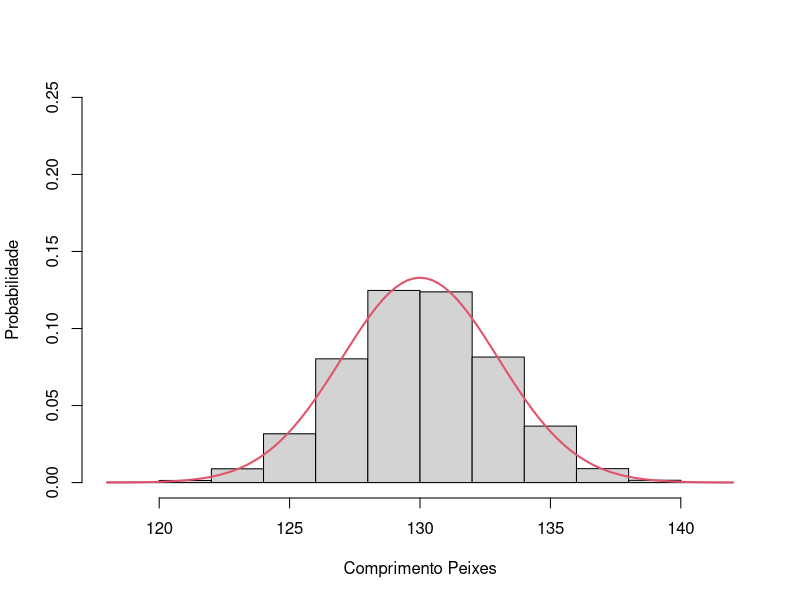
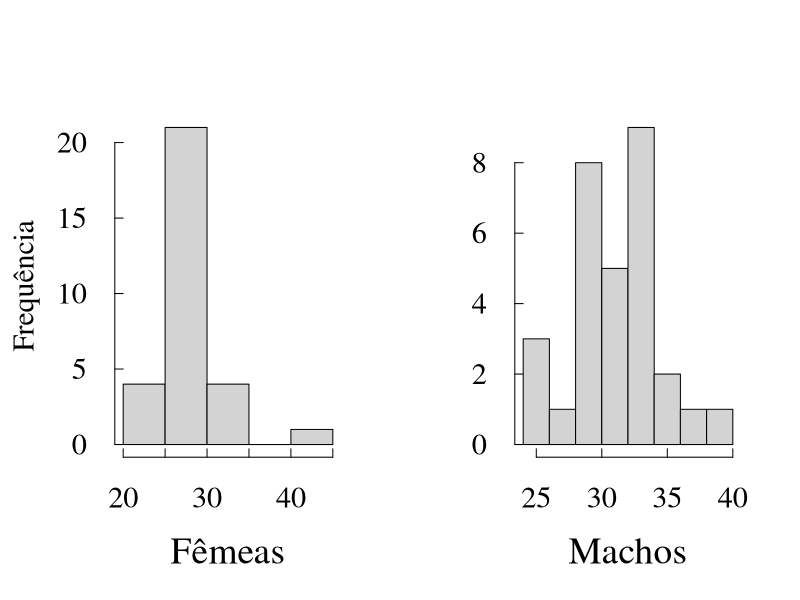
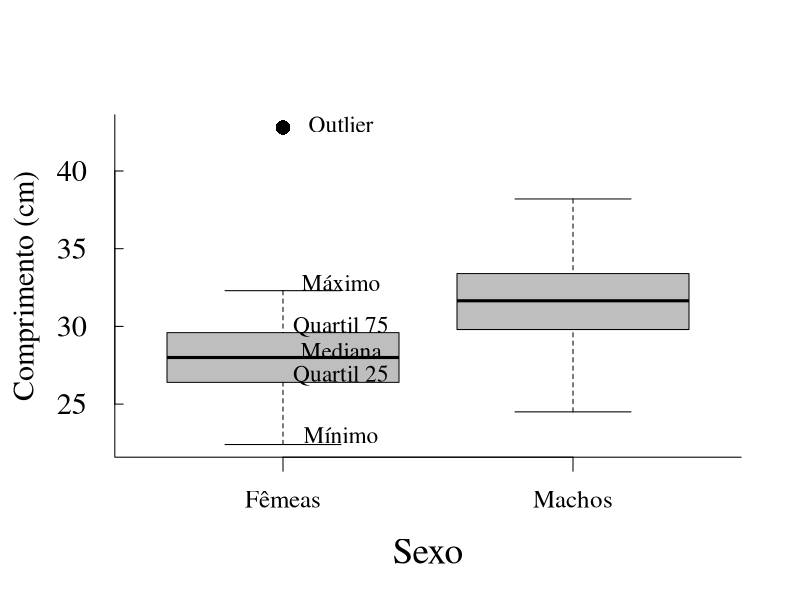

The R script that drew these images, in order: (Note: this script raises an error after producing the figures.)


### Aqui temos o primeiro gráfico do artigo, gerado com dados hipotéticos apenas para demostrar a curva normal.

hist(rnorm(9000,mean=130,sd=3),freq=FALSE, xlab = "Comprimento Peixes", ylab = "Probabilidade", main = "",ylim = c(0,0.25)) #Aqui geramos o histograma
curve(dnorm(x,mean=130,sd=3),col=2,lty=1,lwd=2,add=TRUE) # Inserimos a curva em forma de sino


#### Vamos gerar dados de comprimento de peixes para as análises e gráficos
#Usei a função rnorm para gerar dados com distribuição normal, 
#recortei e colei abaixo para podermos trabalhar sempre com os mesmos dados

machos = c(24.5, 25.6, 26, 27.9, 28.4, 28.6, 29.3, 29.8, 30,	30, 30, 30, 31.1, 31.4, 31.5, 31.8, 31.9, 32.1, 32.2, 32.5, 32.6, 33.1, 33.4, 33.5, 33.7, 33.9, 34.3, 34.9, 37.4, 38.2) #dados brutos dos machos
femeas =c(22.4, 23.6, 23.6, 23.6, 25.2, 25.5, 25.9, 26.4, 26.6, 26.9, 26.9, 27.3, 27.5, 27.8, 27.8, 28.2, 28.4, 28.4, 28.8, 29, 29, 29.5, 29.6, 30, 30, 30.1, 31.6, 32, 32.3, 42.8) #dados brutos das femeas
sexo = factor(rep(c("macho","femea"),each=30)) #aqui criamos a coluna de sexo dos peixes para podermos realizar as análises
peixe = c(machos,femeas)# Unimos as duas variáveis, machos e femeas em uma única coluna
dados= data.frame(sexo,peixe) # Aqui criamos a tabela com sexos e os dados de comprimento, tem 2 colunas
head(dados) # verificamos as 5 primeiras linhas dos dados, pra ver se está tudo ok


par(mfrow = c(1,2),cex.axis=1.3,cex.lab=1.6,las=1,bty="l", tcl=0.3,pch=16,cex=1.4,family = "serif") # coloquei as configurações dos gráficos, tamanho de letras, numero de graficos na janela, etc
hist(femeas, main  = "", xlab = "Fêmeas", ylab = "") # o histograma das femeas
mtext("Frequência",side=2, line=2.7,cex=1.8,las=3)#inserindo o rótulo do eixo y
hist(machos, main= "" , xlab = "Machos", ylab = "") # histograma dos machos


## Agora vamos gerar o boxplot

par(mfrow =c(1,1),cex.axis=1.3,cex.lab=1.6,las=1,bty="l", tcl=0.3,pch=16,cex=1.4,family = "serif") # Linha de configuração do gráfico
boxplot(peixe~sexo, col="grey",ylab = "",xlab="Sexo",xaxt="n") # boxplot machos e femeas
axis(side=1, at=c(1,2),labels=c("",""),tcl=-.5) # eixo x
text(1.2,c(43,32.8,30,28.45,26.85,23),c("Outlier","Máximo","Quartil 75","Mediana","Quartil 25","Mínimo")) #Inserindo anotações dentro do gráfico
mtext(c("Fêmeas","Machos"), side = 1, line = 1, at=c(1,2), cex=1.5) # Rótulos de X
mtext(c("Comprimento (cm)"), side = 2, line = 2.7, cex=1.8, las=3)# Rotulo do y

## Aqui geramos uma função simples, pra agruparmos e calcularmos os principais parâmetros dos nossos dados.
describe = function(x){
  if(class(m)!="matrix"){
    stop("Vacilou, o vetor precisa ser uma matriz")} # colocando o pressuposto de que a tabela de dados tem que ser uma matriz.
  getmode <- function(v) {
    uniqv <- unique(v)
    uniqv[which.max(tabulate(match(v, uniqv)))]
  }
  q25 <- function(y){
    quantile(y,c(.25))
  }
  q75 <- function(z){
    quantile(z,c(.75))
  }
  N <- apply(x,2,length) #número de elementos do vetor
  Media <- apply(x,2,mean) #média de cada coluna do vetor
  Desvio_Padrao <- apply(x,2,sd) #desvio padrao para cada coluna do vetor
  Minimo <- apply(x,2,min) #Valor minimo para cada coluna do vetor
  Maximo <- apply(x,2,max) #Valor maximo para cada coluna do vetor
  Mediana <- apply(x,2,median) #Mediana para cada variavel
  Moda <- apply(x,2,getmode) #Moda 
  variancia <- apply(x,2,var) # Variancia
  quantil25 <- apply(x,2,q25) #Quantil 25%
  quantil75 <- apply(x,2,q75) #Quantil 75%
  resultados <- data.frame(N,Minimo,Maximo,Moda,Media,Mediana,quantil25,quantil75,Desvio_Padrao,variancia) #Colocamos todos os resultados como um data.frame nesse objeto
  return (round(resultados,2)) # Pedimos para funçao nos retornar aquilo que está contido no objeto resultados. 
}

dado = as.matrix(data.frame(machos,femeas)) # Criamos um data.frame com 1 coluna para os machos e 1 para as fêmeas. A funçao as.matrix trasnforma a tabela em matriz, para a funáo describe funcionar. 
describe(dado) # Calculamos e visualizamos os parametros.
a= print(describe(dado)) # Armazenamos esses resultados no objeto "a"
write.csv(a,file = "Describe.csv") #Salvamos um arquivo .csv com esses resultados na nossa pasta de trabalho.


## AGORA VAMOS REALIZAR O TESTE-T Comparando os comprimentos de machos e femeas para verificar se há diferença no tamanho dos peixes de acordo com o sexo.

head(dados) # Primeiro verificamos a estrutura dos dados
shapiro.test(dados$peixe[dados$sexo=="macho"]) #agora indexamos os machos e verificamos a normalidade dos dados
shapiro.test(dados$peixe[dados$sexo=="femea"]) #fazemos a mesma coisa com as femeas

bartlett.test(dados$peixe~dados$sexo) #Realizamos o teste de homogeneidade de variancias.

t.test(dados$peixe~dados$sexo) #realizamos o teste-t. E verificamos o p-value para saber a significancia do teste.

## REGRESSÃO E CORRELAÇÃO

nutrientes <- c(1,1,1,3,3,3,6,6,6,9,9,9,12,12,12,15,15,15) #Dados de concentração de nutrientes adicionado
peso <- c(10,8,9, 12,11,13,15,13,12,16,17,15,18,19,18,20,19,18) #Peso dos Organismos

par(cex.axis=1.4,cex.lab=1.4,las=1,bty="l", tcl=0.3,pch=16,cex=1.4,family = "serif") #Definindo as configurações do gráfico
plot(peso~nutrientes, xlab="", ylab="Peso(g)") # Plotando os valores no gráfico
mtext(expression(µg.L^{-1}), side = 1, line = 4, cex = 1.8) #Adicionando o rótulo do eixo X
mtext('Nutrientes', side = 1, line = 2.5, cex = 1.8) #Adicionando o rótulo do eixo X
#plotar linha de regressão
reg <- lm(peso~nutrientes) 
abline (reg, col = "red")

#plotar o valor da correlação de Pearson
legend("bottomright", bty="n", legend="r 0.95", cex = 1.2)

# o summary da regressão nos dá o coeficiênte de determinação que também pode ser plotado
summary(reg)

#plotar o coeficiente de determinação
legend("bottomright", bty="n", legend=paste("R² 0,91"), cex = 1.2)



## ANOVA
#Utilizamos a função rnorm, mas copiei e colei abaixo para trabalharmos com os mesmos dados.
pop1 <- c(21,20,22,20,21,21,20,19,18,20) # primeira população de mexilhões
pop2 <- c(25,27,25,26,24,25,24,25,25,26) #segunda população de mexilhões
pop3 <- c(23,21,22,24,22,22,22,21,21,24) #terceira população de mexilhões

table <-data.frame(pop1,pop2,pop3) #juntamos os dados em 3 colunas em um objeto chamado table

var(table$pop1) #verificamos a variancia dentro das populações
var(table$pop2)#verificamos a variancia dentro das populações
var(table$pop3)#verificamos a variancia dentro das populações
bartlett.test (table) #realizamos o teste de homogeneidade de variancias

(media.1=mean(pop1)) #Salvamos as médias de cada população | Colocamos tudo dentro dos parenteses para podermos atribuir e olhar os dados na mesma linha
(media.2=mean(pop2)) #Salvamos as médias de cada população
(media.3=mean(pop3)) #Salvamos as médias de cada população

peso=c(pop1,pop2,pop3) #salvamos os dados em um objeto chamado peso
praia=factor(rep(c("praia1","praia2","praia3"),each=10)) # criamos os fatores 

boxplot(peso~praia, col="grey") # Olhamos a distribuição dos dados no boxplot

#Agora vamos plotar os pontos e as retas até a média, para termos ideia de como o calculo da ANOVA funciona.
plot(1:30,peso, pch=rep(c(15,16),each=10),col=rep(1:3,each=10)) # Primeiro plotamos os pesos. 
for(i in 1:10) #agora as linhas da primeira praia
{
  lines(c(i,i),c(peso[i],media.1),col=1)
}
for(j in 11:20) # agora as linhas da segunda praia
{
  lines(c(j,j),c(peso[j],media.2),col=2)
}
for(k in 21:30) # e por fim as linhas da terceira praia
{
  lines(c(k,k),c(peso[k],media.3),col=3)
}

lines(c(1,10),c(media.1,media.1),col=1) #Agora a média da pop 1
lines(c(11,20),c(media.2,media.2),col=2)#Agora a média da pop 2
lines(c(21,30),c(media.3,media.3),col=3)#Agora a média da pop 3

#Podemos agora verificar a tabela da ANOVA.
ANV = aov(peso~praia) #realizamos a análise de variancia ANOVA 
summary(ANV) #verificamos a tabela de resultados. 

